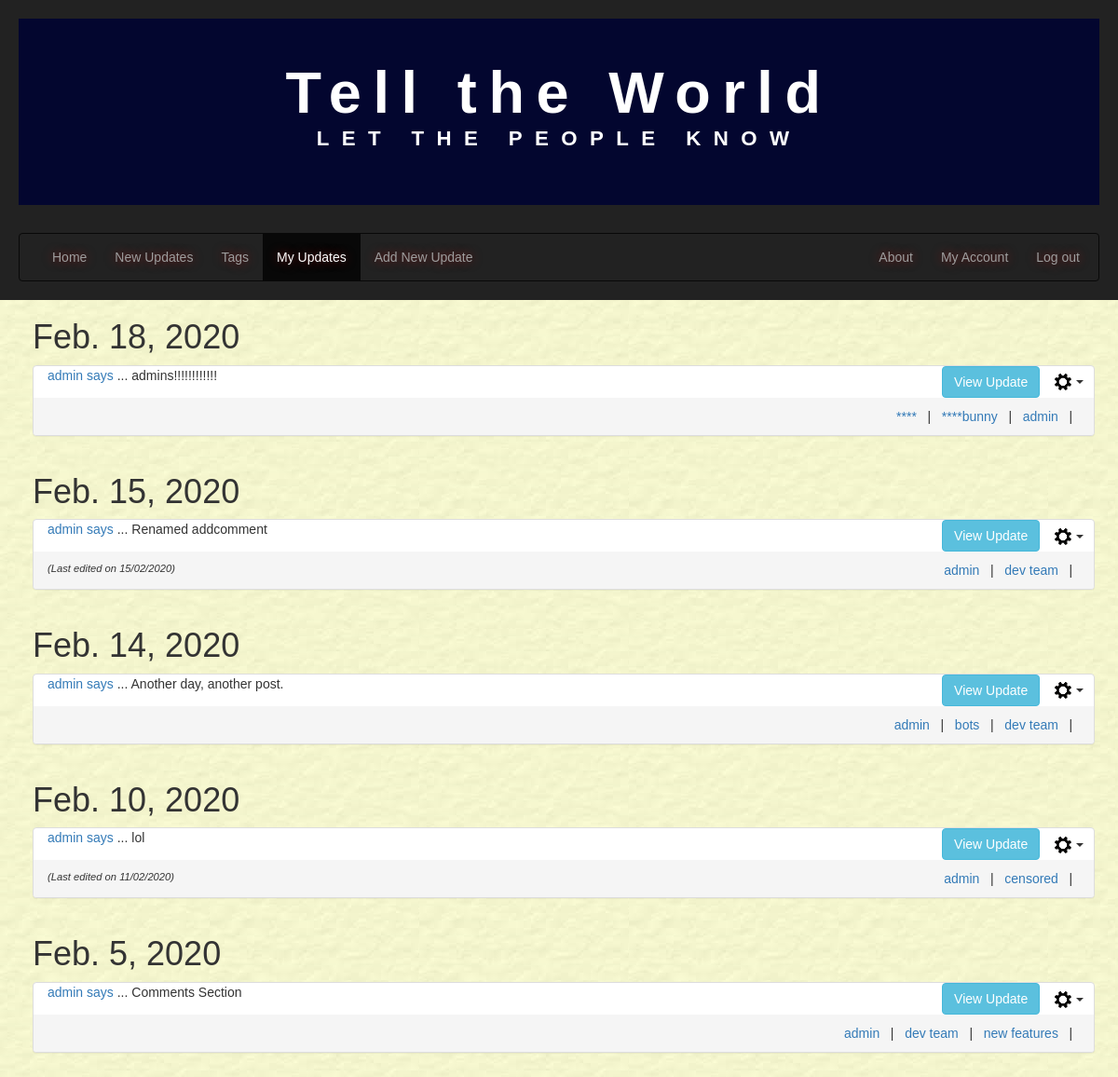
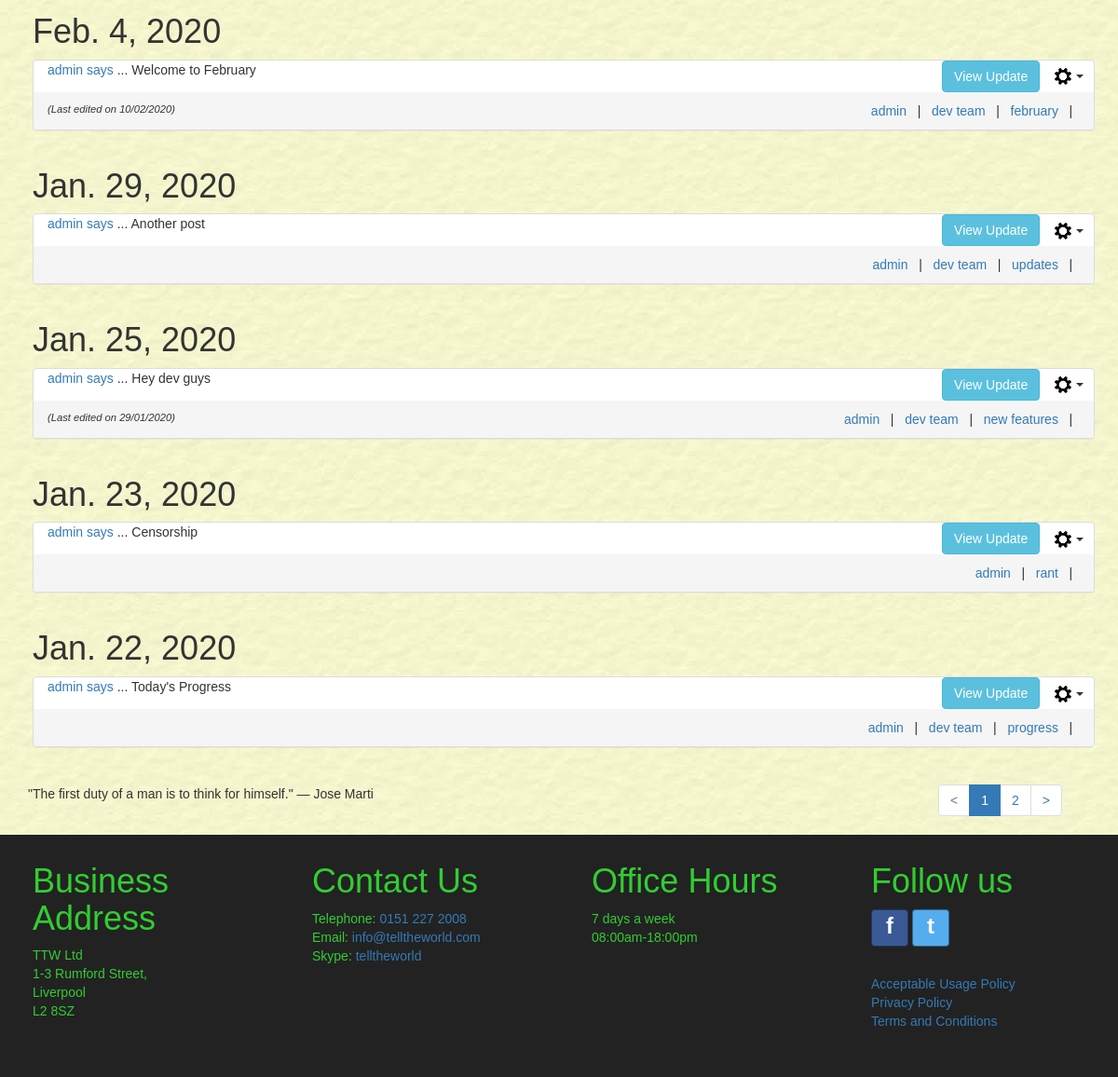
Page /myupdates/ (signed in) on the earlier database version (2 pictures, top to bottom).
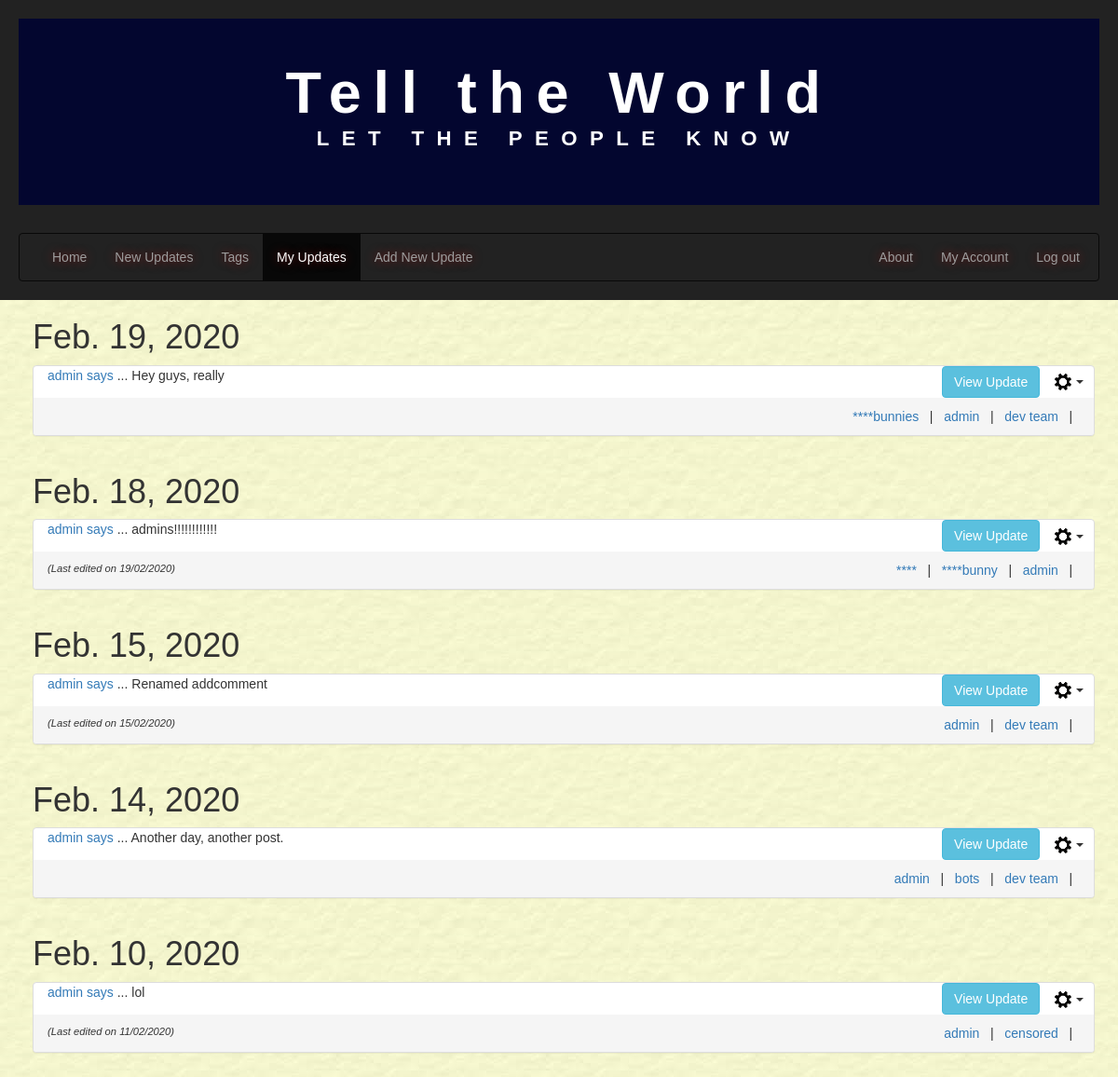
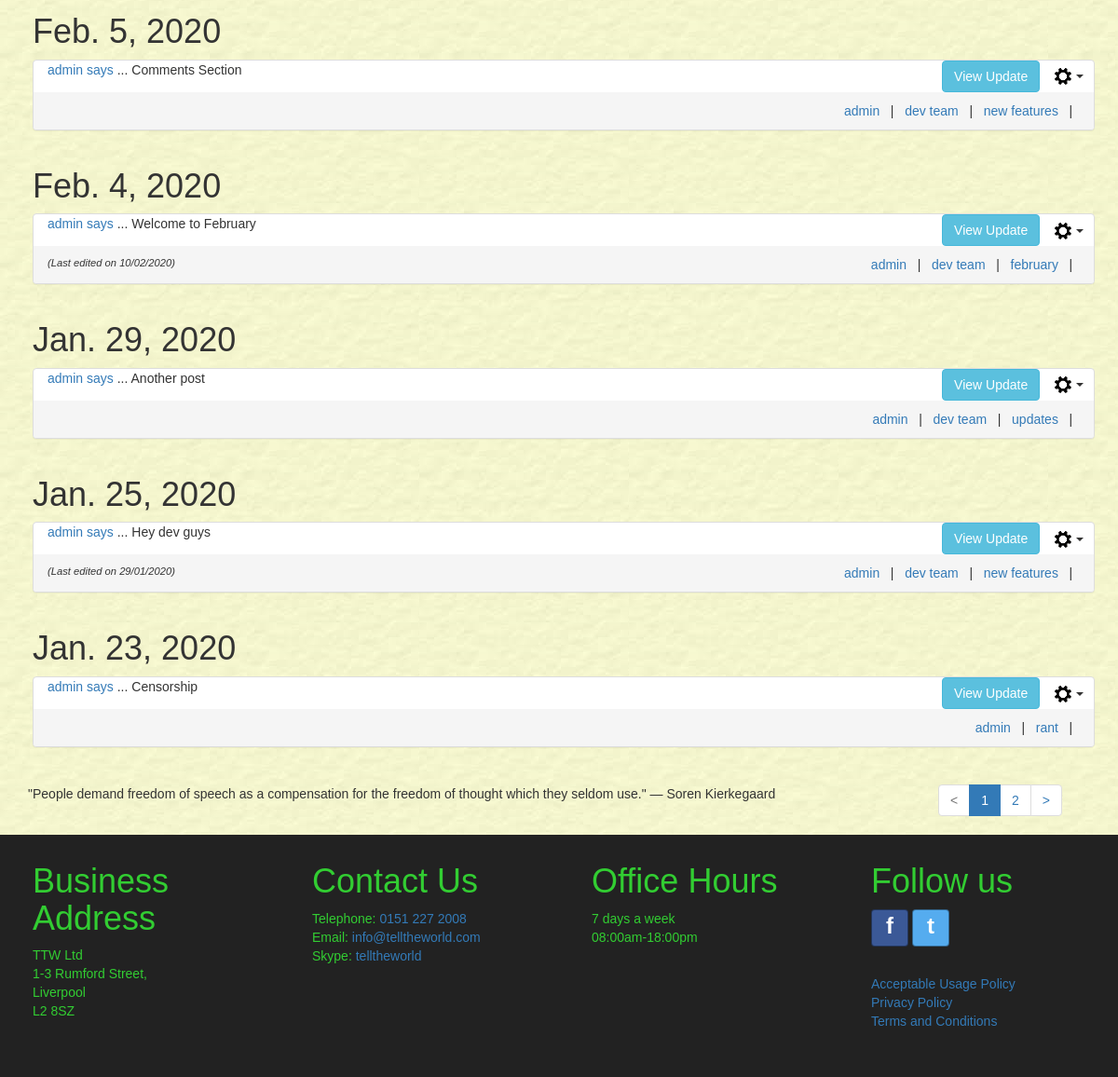
Same page on the later database version (2 pictures, top to bottom).
### tellings/models.py (models this page shows, shortened)
class UserPost(models.Model):
    postID = models.AutoField(primary_key=True, db_column='postID')
    user = models.ForeignKey(settings.AUTH_USER_MODEL, on_delete=models.CASCADE,
                             db_column='user')
    dateOfPost = models.DateField()
    postTitle = models.CharField(max_length=35, unique=True)
    postText = models.CharField(max_length=255)
    dateOfEdit = models.DateField(null=True, blank=True)
    @property
    def post_tags(self):
        tagmaps = Tagmap.objects.filter(postID=self.postID)
        tagList = sorted([tag.tagID.tagName for tag in tagmaps])
        return tagList
    class Meta:
        verbose_name = "UserPost"
        verbose_name_plural = "UserPosts"

class Tag(models.Model):
    tagID = models.AutoField(primary_key=True, db_column='tagID')
    tagName = models.CharField(max_length=15)
    class Meta:
        ordering = ['tagName']
        verbose_name = "Tag"
        verbose_name_plural = "Tags"

### tellings/views.py (the view)
# urls.py: path('myupdates/', MyUpdatesListView.as_view(), name='myupdates'),
class MyUpdatesListView(LoginRequiredMixin, generic.ListView):
    model = UserPost
    template_name = "tellings/myupdates_list.html"
    paginate_by = 10
    http_method_names = ['get', 'post']
    def get_queryset(self):
        user_id = self.request.user.id
        tagName_val = False
        qs = super().get_queryset()
        if self.request.method == 'GET' and 'tagName' in self.request.GET:
            tagName_val = self.request.GET.get('tagName', False)
        if tagName_val:  # get posts for current user filtered by tagname
            try:
                tagID = Tag.objects.get(tagName=tagName_val).tagID
                tagmaps = Tagmap.objects.filter(tagID=tagID)
                postList = [tm.postID.postID for tm in tagmaps]
                qs = qs.filter(postID__in=postList).filter(user=user_id).order_by('-dateOfPost')
            except:
                qs = qs.filter(user=user_id).order_by('-dateOfPost')
        else:   # get all posts for current user
            qs = qs.filter(user=user_id).order_by('-dateOfPost')
        return qs
    def get_context_data(self, **kwargs):
        context = super(MyUpdatesListView, self).get_context_data(**kwargs)
        current_username = user_id = self.request.user.username
        quote = get_random_quote()
        if self.request.method == 'GET' and 'tagName' in self.request.GET:
            context['tagName'] = self.request.GET.get('tagName', '')
        context['current_username'] = current_username
        context['quote'] = quote
        return context

### tellings/templatetags/my_tags.py (called while the page is built)
@register.simple_tag(takes_context=True)
def param_replace(context, **kwargs):
    d = context['request'].GET.copy()
    for k, v in kwargs.items():
        d[k] = v
    for k in [k for k, v in d.items() if not v]:
        del d[k]
    return d.urlencode()

### tellings/views.py (called while the page is built)
def get_random_quote():
    secure_random = random.SystemRandom()
    random_quote = secure_random.choice(random_quotes)
    return _(random_quote)

### tellings/templates/tellings/myupdates_list.html (shortened to what this page needs)
{% extends 'tellings/base.html' %}
{% block content %}
  <div class="container-fluid main-content">
    <div class="container currentUserUpdates" id="userUpdates">
        {% if userpost_list %}
        {% load static %}
        {% regroup userpost_list by dateOfPost as ordered_post_list %}
        {% for mypost in ordered_post_list %}
        <div class="row">
          <h1>{{ mypost.grouper }}</h1>
          <div class="panel-group">
            {% for item in mypost.list %}
              <div class="panel panel-default" id="panel_post_{{ item.postID }}">
                <div>
                  <div class="col-sm-8 panel-postTitle">
                    <p><a href="{% url 'tellings:myupdates' %}" name="{{ item.user }}">
                       {{ item.user }} says</a> ... {{ item.postTitle }}</p>
                  </div>
                  <div class="col-sm-4 align-panel-text-right">
                    <button class="btn btn-info collapse_btn" data-toggle="collapse" data-target="#collapse{{ item.postID }}">View Update</button>
                    {% if current_username %}
                      {% if item.user.username == current_username %}
                        <div class="btn-group">
                            <button type="button" class="btn dropdown-toggle post-cog-btn" data-toggle="dropdown" aria-haspopup="true" aria-expanded="false">
                              <img src="{% static 'tellings/imgs/settings_cog.png' %}" alt="">
                              <span class = "caret"></span>
                            </button>
                        </div>
                      {% endif %}
                    {% endif %}
                  </div>
                </div>
                <div class="panel-footer align_between">
                  <span class="align-panel-footer-text-left last-edited-text">
                    {% if item.dateOfEdit %}
                    (Last edited on {{ item.dateOfEdit|date:"d/m/Y" }})
                    {% else %}
                      &nbsp;
                    {% endif %}
                  </span>
                  <span class="align-panel-footer-text-right">
                  {% for tag in item.post_tags %}
                    <a href="{% url 'tellings:myupdates' %}?tagName={{ tag }}" name="{{ tag }}">{{ tag }}</a>
                    &nbsp;&nbsp;|&nbsp;&nbsp;
                  {% endfor %}
                  </span>
                </div>
              </div>
            {% endfor %}
          </div>
        </div>
        {% endfor %}
        {% else %}
        <div class="row white-inner-container">
          <br />
          <p>No results found.</p>
        </div>
        {% endif %}
    </div>
  </div>
{% endblock %}

Differences in the rows shown:
no longer on this page (row unchanged): UserPost: grouper "Jan. 22, 2020", user "admin", postTitle "Today's Progress", post_tags "admin" "dev team"
no longer on this page (row unchanged): Tag: post_tags "progress"
added UserPost: grouper "Feb. 19, 2020", user "admin", postTitle "Hey guys, really", post_tags "admin" "dev team"
added Tag: post_tags "****bunnies"
Other differences:
{{ quote }}: "\"The first duty of a man is to think for himself.\" ― Jose Marti" → "\"People demand freedom of speech as a compensation for the freedom of thought which they seldom use.\" ― Soren Kierkegaard"
new list line: "(Last edited on 19/02/2020 )"
